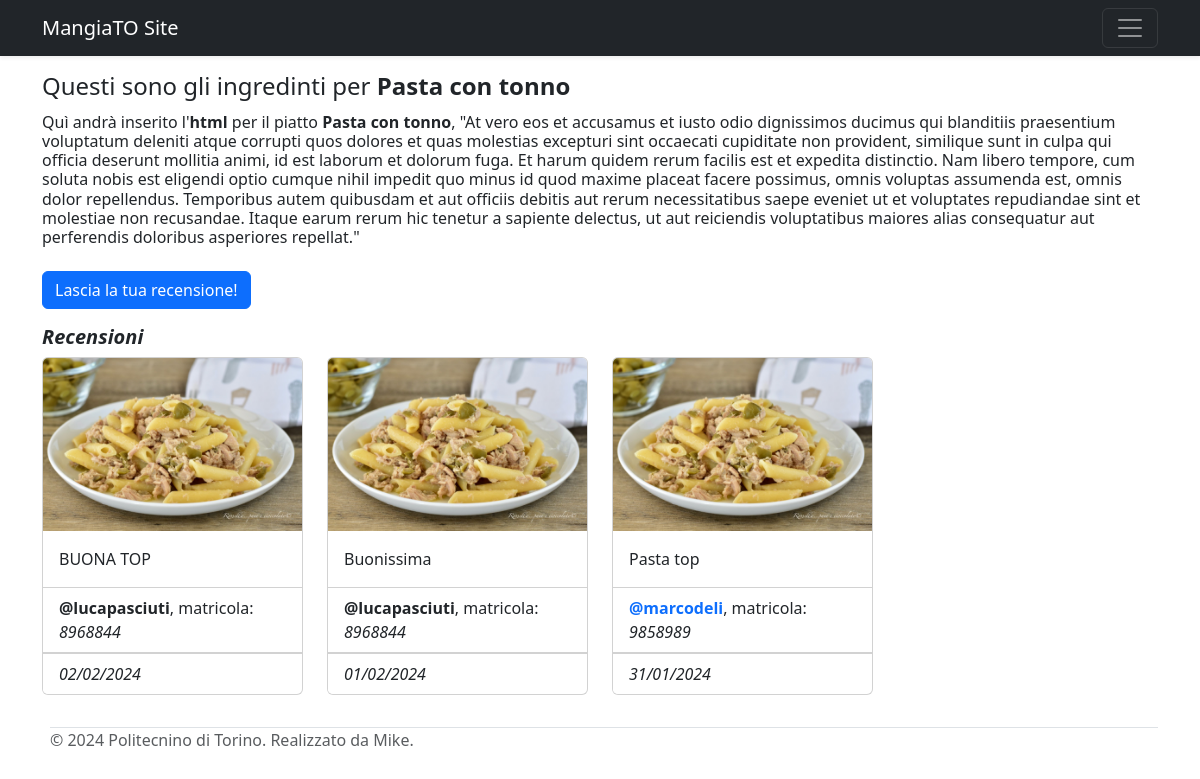
Page /piatti/1 (signed in) on the committed database.
### tables this page shows
CREATE TABLE "piatti" (
	"id"	INTEGER NOT NULL,
	"nome_piatto"	TEXT NOT NULL UNIQUE,
	"sconto"	INTEGER,
	"categoria"	INTEGER NOT NULL,
	PRIMARY KEY("id" AUTOINCREMENT)
);

CREATE TABLE "recensioni" (
	"id"	INTEGER NOT NULL,
	"recensione"	TEXT NOT NULL,
	"data"	TEXT NOT NULL,
	"file"	TEXT UNIQUE,
	"id_piatto"	INTEGER NOT NULL,
	"id_utente"	INTEGER NOT NULL,
	FOREIGN KEY("id_piatto") REFERENCES "piatti"("id"),
	FOREIGN KEY("id_utente") REFERENCES "utenti"("id") ON DELETE CASCADE,
	PRIMARY KEY("id" AUTOINCREMENT)
);

CREATE TABLE "utenti" (
	"id"	INTEGER NOT NULL,
	"nome"	TEXT NOT NULL,
	"cognome"	TEXT NOT NULL,
	"username"	TEXT NOT NULL,
	"matricola"	INTEGER NOT NULL UNIQUE,
	"email"	TEXT NOT NULL UNIQUE,
	"password"	TEXT NOT NULL,
	PRIMARY KEY("id" AUTOINCREMENT)
);

### app.py (the view)
@app.route('/piatti/<int:id_piatto>')
def piatto_singolo(id_piatto):
  recensioni_db = mangiato_dao.get_recensioni_by_id_piatto(id_piatto)
  piatto_singolo_db = mangiato_dao.get_piatto(id_piatto)
  return render_template('piatti.html', piatto=piatto_singolo_db, recensioni=recensioni_db)

### app.py (called while the page is built)
@login_manager.user_loader
def load_user(user_id):
  db_user = utenti_dao.get_user_by_id(user_id)
  try:
    user = User(db_user['id'], db_user['nome'], db_user['cognome'], db_user['username'], db_user['matricola'], db_user['email'], db_user['password'])
  except:
    return redirect(url_for('index'))
  return user

### mangiato_dao.py (called while the page is built)
def get_piatto(id):
    query = 'SELECT * FROM piatti WHERE id = ?'
    connection = sqlite3.connect('db/mangiato.db')
    connection.row_factory = sqlite3.Row
    cursor = connection.cursor()
    cursor.execute(query, (id,))
    piatto = cursor.fetchone()
    cursor.close()
    connection.close()
    return piatto

def get_recensioni_by_id_piatto(id_piatto):
    query = '''
                SELECT recensioni.*, utenti.*
                FROM recensioni
                JOIN utenti ON recensioni.id_utente = utenti.id
                WHERE recensioni.id_piatto = ?
                ORDER BY recensioni.id DESC
            '''
    connection = sqlite3.connect('db/mangiato.db')
    connection.row_factory = sqlite3.Row
    cursor = connection.cursor()
    cursor.execute(query, (id_piatto,))
    recensioni = cursor.fetchall()
    cursor.close()
    connection.close()
    return recensioni

### utenti_dao.py (called while the page is built)
def get_user_by_id(user_id):
    query = 'SELECT * FROM utenti WHERE id = ?'
    connection = sqlite3.connect('db/mangiato.db')
    connection.row_factory = sqlite3.Row
    cursor = connection.cursor()
    cursor.execute(query, (user_id,))
    user = cursor.fetchone()
    cursor.close()
    connection.close()
    return user

### templates/piatti.html (shortened to what this page needs)
{% extends 'base.html' %}
{% block content %}
{% if piatto.nome_piatto == 'Pasta con tonno' %}
{% set id_piatto = piatto.id %}
<div class="container">
    <h4 class="pb-1">Questi sono gli ingredinti per <strong>{{ piatto.nome_piatto }}</strong></h4>
</div>
<div class="container">
    <h6>Quì andrà inserito l'<strong>html</strong> per il piatto <strong>{{ piatto.nome_piatto }}</strong>, "At vero eos et accusamus et iusto odio dignissimos ducimus qui blanditiis praesentium voluptatum deleniti atque corrupti quos dolores et quas molestias excepturi sint occaecati cupiditate non provident, similique sunt in culpa qui officia deserunt mollitia animi, id est laborum et dolorum fuga. Et harum quidem rerum facilis est et expedita distinctio. Nam libero tempore, cum soluta nobis est eligendi optio cumque nihil impedit quo minus id quod maxime placeat facere possimus, omnis voluptas assumenda est, omnis dolor repellendus. Temporibus autem quibusdam et aut officiis debitis aut rerum necessitatibus saepe eveniet ut et voluptates repudiandae sint et molestiae non recusandae. Itaque earum rerum hic tenetur a sapiente delectus, ut aut reiciendis voluptatibus maiores alias consequatur aut perferendis doloribus asperiores repellat."</strong></h2>
</div>
{% endif %}
{% if current_user.is_authenticated %}
        <div class="container pt-3 pb-2">
            <button type="button" class="btn btn-primary" data-bs-toggle="modal" data-bs-target="#exampleModal">
            Lascia la tua recensione!
            </button>
        </div>
{% endif %}
        {% if recensioni %}
        <div class="container pt-2">
            <h5><em><strong>Recensioni</strong></em></h5>
            <div class="row">
                {% for recensione in recensioni %}
                <div class="col-md-3">
                    <div class="card mb-3">
                        {% if recensione['file'] %}
                        <img src="{{ url_for('static', filename=recensione.file) }}" class="card-img-top" alt="recensione">
                        {% endif %}
                        <div class="card-body">
                            <p class="card-text">{{ recensione.recensione}}</p>
                        </div>
                        <ul class="list-group list-group-flush">
                            {% if current_user.id == recensione.id_utente %}
                            <li class="list-group-item"><a href="{{ url_for('le_mie_recensioni') }}" style="text-decoration: none;"><strong>@{{ recensione.username }}</strong></a>, matricola: <em>{{ recensione.matricola }}</em></li>
                            {% else %}
                            <li class="list-group-item"><strong>@{{ recensione.username }}</strong>, matricola: <em>{{ recensione.matricola }}</em></li>
                            {% endif %}
                        </ul>
                        <ul class="list-group list-group-flush">
                            <li class="list-group-item mr-2"><em>{{ recensione.data }}</em></li>
                        </ul>
                    </div>
                </div>
                {% endfor %}
            </div>
        </div>
        {% endif %}
{% endblock %}

### rows in the picture
piatti: nome_piatto "Pasta con tonno"
recensioni: file (picture), recensione "BUONA TOP", username "lucapasciuti", matricola "8968844", data "02/02/2024"
recensioni: file (picture), recensione "Buonissima", username "lucapasciuti", matricola "8968844", data "01/02/2024"
recensioni: file (picture), recensione "Pasta top", username "marcodeli", matricola "9858989", data "31/01/2024"
